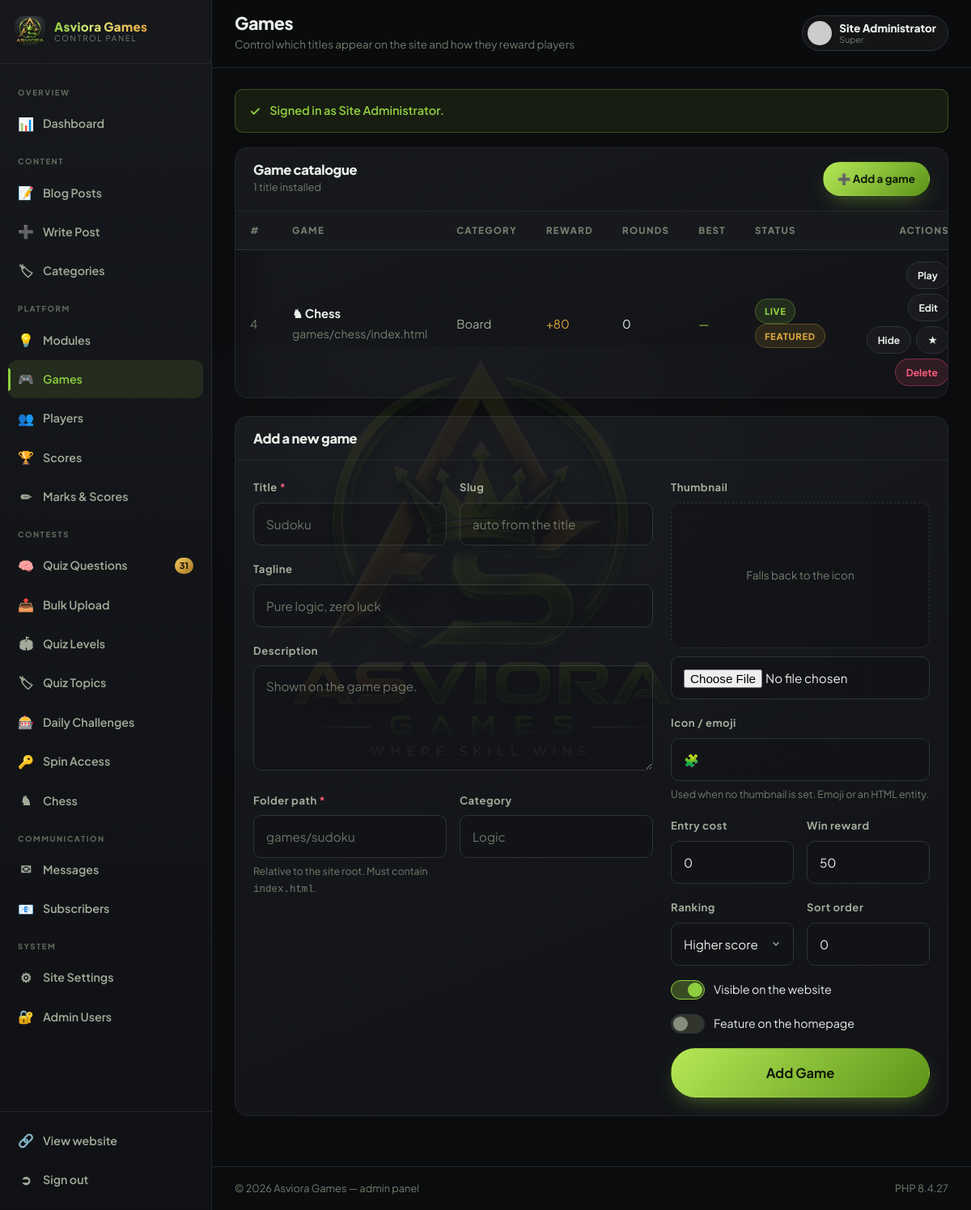
The app's page /admin/games.php (signed in), older data.
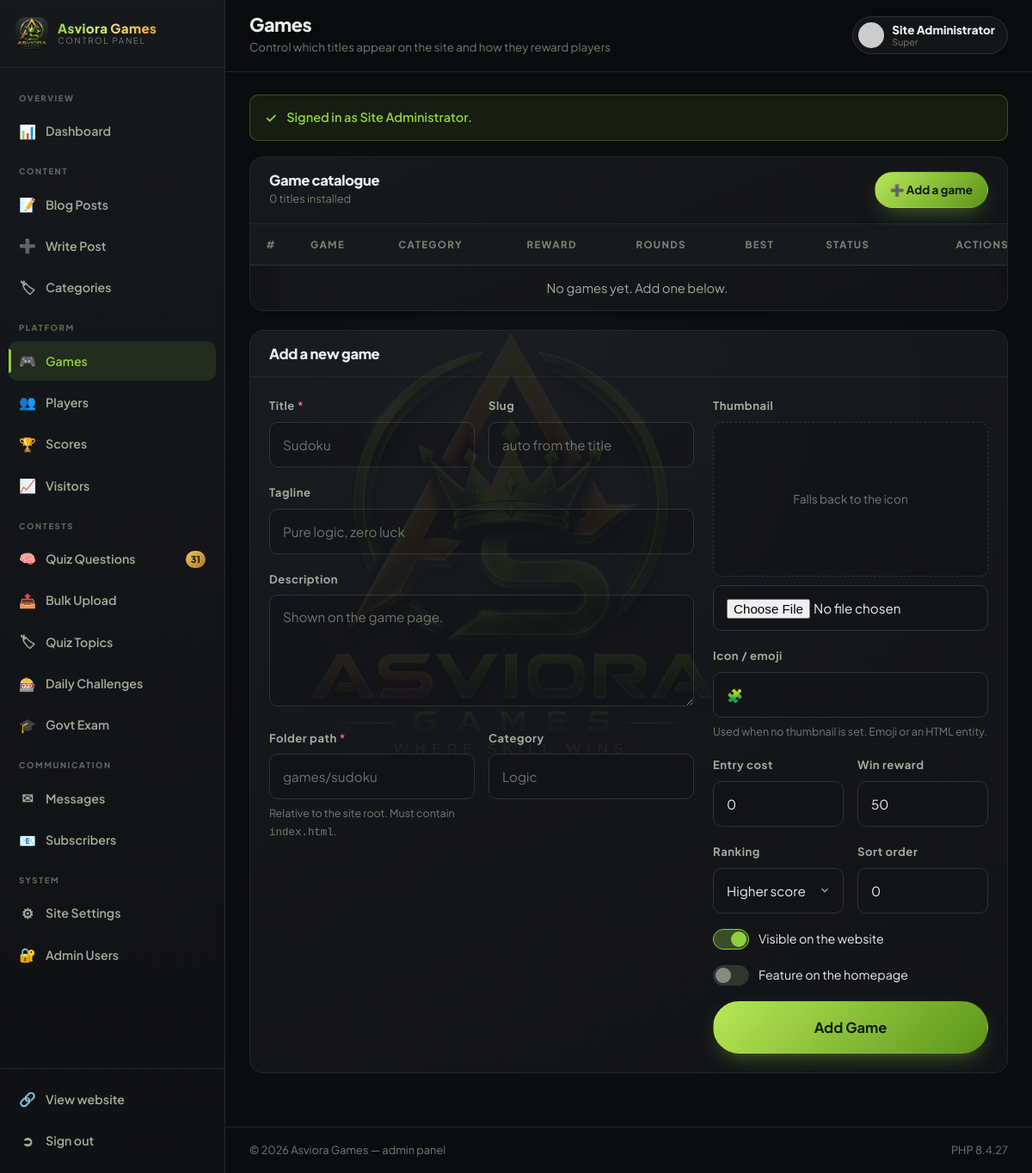
The same page, newer data.
### tables this page shows
CREATE TABLE `games` (
  `id`            INT UNSIGNED NOT NULL AUTO_INCREMENT,
  `slug`          VARCHAR(60)  NOT NULL,
  `title`         VARCHAR(120) NOT NULL,
  `tagline`       VARCHAR(180) DEFAULT NULL,
  `description`   TEXT,
  `category`      VARCHAR(60)  NOT NULL DEFAULT 'Puzzle',
  `path`          VARCHAR(200) NOT NULL COMMENT 'relative folder of the HTML5 game',
  `thumbnail`     VARCHAR(255) DEFAULT NULL,
  `icon`          VARCHAR(20)  DEFAULT NULL COMMENT 'emoji / short glyph',
  `entry_coins`   INT          NOT NULL DEFAULT 0,
  `reward_coins`  INT          NOT NULL DEFAULT 50,
  `score_order`   ENUM('desc','asc') NOT NULL DEFAULT 'desc'
                  COMMENT 'desc = higher is better, asc = lower (time) is better',
  `is_active`     TINYINT(1)   NOT NULL DEFAULT 1,
  `is_featured`   TINYINT(1)   NOT NULL DEFAULT 0,
  `sort_order`    INT          NOT NULL DEFAULT 0,
  `plays`         INT UNSIGNED NOT NULL DEFAULT 0,
  `created_at`    TIMESTAMP    NOT NULL DEFAULT CURRENT_TIMESTAMP,
  PRIMARY KEY (`id`),
  UNIQUE KEY `uq_game_slug` (`slug`),
  KEY `idx_game_active` (`is_active`)
);

### includes/functions.php (called while the page is built, shortened)
<?php
function e(?string $s): string
{
    return htmlspecialchars((string) $s, ENT_QUOTES | ENT_SUBSTITUTE, 'UTF-8');
}
function url(string $path = ''): string
{
    return SITE_URL . '/' . ltrim($path, '/');
}
function asset(string $path): string
{
    $rel  = ltrim($path, '/');
    $full = ROOT_PATH . '/' . $rel;
    $ver  = is_file($full) ? filemtime($full) : null;
    return url($rel) . ($ver ? '?v=' . $ver : '');
}
function num($n): string
{
    return number_format((float) $n);
}
function get(string $key, string $default = ''): string
{
    return trim((string) ($_GET[$key] ?? $default));
}

### includes/db.php (called while the page is built, shortened)
<?php
function db(): PDO
{
    static $pdo = null;
    if ($pdo instanceof PDO) {
        return $pdo;
    }
    $dsn = 'mysql:host=' . DB_HOST . ';dbname=' . DB_NAME . ';charset=' . DB_CHARSET;
    try {
        $pdo = new PDO($dsn, DB_USER, DB_PASS, [
            PDO::ATTR_ERRMODE            => PDO::ERRMODE_EXCEPTION,
            PDO::ATTR_DEFAULT_FETCH_MODE => PDO::FETCH_ASSOC,
            PDO::ATTR_EMULATE_PREPARES   => false,
        ]);
        try {
            $offset = (new DateTime('now', new DateTimeZone(date_default_timezone_get())))
                        ->format('P');
            $pdo->exec("SET time_zone = '" . $offset . "'");
        } catch (Throwable $e) {
        }
    } catch (PDOException $e) {
        http_response_code(500);
        $msg = DEBUG_MODE ? htmlspecialchars($e->getMessage()) : 'Database connection failed.';
        echo '<div style="font:15px/1.6 system-ui,sans-serif;max-width:640px;margin:60px auto;'
           . 'padding:28px;background:#121729;color:#e9eefc;border:1px solid #262f4d;border-radius:14px">'
           . '<h2 style="margin:0 0 12px;color:#8fce3f">Database not reachable</h2>'
           . '<p style="color:#9aa4b2">' . $msg . '</p>'
           . '<p style="color:#9aa4b2">Import <code>config/database.sql</code> and check the '
           . 'credentials in <code>config/config.php</code>.</p></div>';
        exit;
    }
    return $pdo;
}
function q(string $sql, array $params = []): PDOStatement
{
    $st = db()->prepare($sql);
    $st->execute($params);
    return $st;
}
function fetch_one(string $sql, array $params = []): ?array
{
    $row = q($sql, $params)->fetch();
    return $row === false ? null : $row;
}
function fetch_all(string $sql, array $params = []): array
{
    return q($sql, $params)->fetchAll();
}
function fetch_col(string $sql, array $params = [], $default = null)
{
    $v = q($sql, $params)->fetchColumn();
    return $v === false ? $default : $v;
}

### admin/includes/auth.php (called while the page is built, shortened)
<?php
function admin_logged_in(): bool
{
    return !empty($_SESSION['admin_id']);
}
function current_admin(): ?array
{
    static $a = null;
    static $loaded = false;
    if ($loaded) {
        return $a;
    }
    $loaded = true;
    $a = fetch_one('SELECT * FROM admins WHERE id = ? AND is_active = 1',
                   [(int) $_SESSION['admin_id']]);
    return $a;
}
function admin_url(string $path = ''): string
{
    return url('admin/' . ltrim($path, '/'));
}
function require_admin(): array
{
    $a = current_admin();
    return $a;
}
function admin_can_manage(): bool
{
    $a = current_admin();
    return $a && in_array($a['role'], ['super', 'manager'], true);
}
function admin_active(string $file): string
{
    return basename($_SERVER['SCRIPT_NAME'] ?? '') === $file ? ' active' : '';
}

### admin/games.php (the view, shortened to what the rows shown need)
<?php
require_once __DIR__ . '/includes/auth.php';
$A = require_admin();
$admin_title = 'Games';
$editId = (int) get('edit');
$edit   = $editId ? fetch_one('SELECT * FROM games WHERE id = ?', [$editId]) : null;
$games = fetch_all(
    'SELECT g.*, COUNT(s.id) AS rounds, COALESCE(MAX(s.score),0) AS best
     FROM games g LEFT JOIN scores s ON s.game_id = g.id
     GROUP BY g.id ORDER BY g.sort_order, g.id');
require __DIR__ . '/includes/layout.php';
?>
<div class="adm-panel">
  <div class="adm-panel-head">
    <div><h2>Game catalogue</h2><p><?= count($games) ?> title<?= count($games) === 1 ? '' : 's' ?> installed</p></div>
  </div>
  <div class="adm-panel-body flush">
    <div class="table-scroll">
      <table class="tbl" style="min-width:900px">
        <thead>
          <tr><th style="width:52px">#</th><th>Game</th><th>Category</th><th>Reward</th>
              <th>Rounds</th><th>Best</th><th>Status</th><th style="text-align:right">Actions</th></tr>
        </thead>
        <tbody>
          <?php foreach ($games as $g): ?>
            <tr>
              <td class="text-dim"><?= (int) $g['sort_order'] ?></td>
              <td>
                <strong style="display:block"><?= $g['icon'] ?> <?= e($g['title']) ?></strong>
                <span class="text-dim"><?= e($g['path']) ?>/index.html</span>
              </td>
              <td class="text-muted"><?= e($g['category']) ?></td>
              <td class="text-gold">+<?= num($g['reward_coins']) ?></td>
              <td><?= num($g['rounds']) ?></td>
              <td class="text-green"><?= $g['best'] ? num($g['best']) : '&mdash;' ?></td>
              <td>
                <span class="badge <?= $g['is_active'] ? 'badge-green' : 'badge-red' ?>">
                  <?= $g['is_active'] ? 'live' : 'hidden' ?></span>
                <?php if ($g['is_featured']): ?>
                  <span class="badge badge-gold">featured</span>
                <?php endif; ?>
              </td>
              <td>
                <div class="adm-actions">
                  <a href="<?= url('play.php?game=' . urlencode($g['slug'])) ?>" target="_blank"
                     rel="noopener" class="btn btn-ghost btn-xs">Play</a>
                  <a href="<?= admin_url('games.php?edit=' . (int) $g['id']) ?>#gameForm"
                     class="btn btn-ghost btn-xs">Edit</a>
                  <form method="post" style="display:inline">
                    <button class="btn btn-ghost btn-xs" type="submit">
                      <?= $g['is_active'] ? 'Hide' : 'Show' ?></button>
                  </form>
                  <form method="post" style="display:inline">
                    <button class="btn btn-ghost btn-xs" type="submit" title="Toggle featured">&#9733;</button>
                  </form>
                  <form method="post" style="display:inline">
                    <button class="btn btn-danger btn-xs" type="submit"
                      data-confirm="Delete &quot;<?= e($g['title']) ?>&quot;? All <?= (int) $g['rounds'] ?> score record(s) go with it.">
                      Delete</button>
                  </form>
                </div>
              </td>
            </tr>
          <?php endforeach; ?>
        </tbody>
      </table>
    </div>
  </div>
</div>
<div class="adm-panel" id="gameForm">
  <div class="adm-panel-head">
    <h2><?= $edit ? 'Edit: ' . e($edit['title']) : 'Add a new game' ?></h2>
  </div>
</div>
<?php
require __DIR__ . '/includes/layout_end.php';

### admin/includes/layout.php (shortened to what the rows shown need)
<?php
$A    = require_admin();
$unread = (int) fetch_col('SELECT COUNT(*) FROM contact_messages WHERE is_read = 0', [], 0);
$drafts = (int) fetch_col('SELECT COUNT(*) FROM blog_posts WHERE status = "draft"', [], 0);
$menu = [
    ['group' => 'Overview', 'items' => [
        ['index.php',    '&#128202;', 'Dashboard', null],
    ]],
    ['group' => 'Content', 'items' => [
        ['blog.php',       '&#128221;', 'Blog Posts', $drafts ?: null],
        ['blog-edit.php',  '&#10133;',  'Write Post', null],
        ['categories.php', '&#127991;', 'Categories', null],
    ]],
    ['group' => 'Communication', 'items' => [
        ['messages.php',    '&#9993;',  'Messages',    $unread ?: null],
        ['subscribers.php', '&#128231;', 'Subscribers', null],
    ]],
];
if (admin_can_manage()) {
    $platformItems = [];
    if (has_table('modules')) {
        $hidden = (int) fetch_col('SELECT COUNT(*) FROM modules WHERE is_active = 0', [], 0)
                + (int) fetch_col('SELECT COUNT(*) FROM games WHERE is_active = 0', [], 0);
        $platformItems[] = ['modules.php', '&#128161;', 'Modules', $hidden ?: null];
    }
    $platformItems[] = ['games.php',  '&#127918;', 'Games',   null];
    $platformItems[] = ['users.php',  '&#128101;', 'Players', null];
    $platformItems[] = ['scores.php', '&#127942;', 'Scores',  null];
    if (has_table('score_edits')) {
        $platformItems[] = ['marks.php', '&#9999;', 'Marks & Scores', null];
    }
    if (has_table('visits')) {
        $vToday = (int) fetch_col(
            'SELECT COUNT(*) FROM visits WHERE visit_date = CURDATE()', [], 0);
        $platformItems[] = ['visitors.php', '&#128200;', 'Visitors', $vToday ?: null];
    }
    $platform = [['group' => 'Platform', 'items' => $platformItems]];
    $contest = [];
    if (has_table('quiz_questions')) {
        $liveQ = (int) fetch_col(
            'SELECT COUNT(*) FROM quiz_questions WHERE is_active = 1', [], 0);
        $contest[] = ['quiz.php',            '&#129504;', 'Quiz Questions', $liveQ ?: null];
        $contest[] = ['quiz-import.php',     '&#128228;', 'Bulk Upload',    null];
        if (has_table('quiz_level_config')) {
            $contest[] = ['quiz-levels.php', '&#127967;', 'Quiz Levels',    null];
        }
        $contest[] = ['quiz-categories.php', '&#127991;', 'Quiz Topics',    null];
    }
    if (has_table('spin_results')) {
        $contest[] = ['spin.php', '&#127920;', 'Daily Challenges', null];
        if (has_table('spin_access')) {
            $contest[] = ['spin-access.php', '&#128273;', 'Spin Access', null];
        }
    }
    if (has_table('exam_notify')) {
        $waiting = (int) fetch_col('SELECT COUNT(*) FROM exam_notify', [], 0);
        $contest[] = ['govt-exam.php', '&#127891;', 'Govt Exam', $waiting ?: null];
    }
    if (has_table('chess_games')) {
        $liveM = (int) fetch_col(
            'SELECT COUNT(*) FROM chess_games WHERE status IN ("waiting","active")', [], 0);
        $contest[] = ['chess.php', '&#9822;', 'Chess', $liveM ?: null];
    }
    if ($contest) {
        $platform[] = ['group' => 'Contests', 'items' => $contest];
    }
    array_splice($menu, 2, 0, $platform);
    $system = [['settings.php', '&#9881;', 'Site Settings', null]];
    if ($A['role'] === 'super') {
        $system[] = ['admins.php', '&#128272;', 'Admin Users', null];
    }
    $menu[] = ['group' => 'System', 'items' => $system];
}
?>
<!DOCTYPE html>
<html lang="en">
<head>
<link rel="stylesheet" href="<?= asset('assets/css/style.css') ?>">
<link rel="stylesheet" href="<?= asset('assets/css/admin.css') ?>">
</head>
<body class="admin-body">
<aside class="adm-sidebar" id="admSidebar">
  <nav class="adm-nav">
    <?php foreach ($menu as $section): ?>
      <div class="adm-group"><?= e($section['group']) ?></div>
      <?php foreach ($section['items'] as $it): ?>
        <a href="<?= admin_url($it[0]) ?>" class="adm-link<?= admin_active($it[0]) ?>">
          <span class="ico"><?= $it[1] ?></span>
          <span class="lbl"><?= e($it[2]) ?></span>
          <?php if ($it[3]): ?><span class="pill"><?= (int) $it[3] ?></span><?php endif; ?>
        </a>
      <?php endforeach; ?>
    <?php endforeach; ?>
  </nav>
</aside>
<div class="adm-main">
  <header class="adm-top">
    <div>
      <h1><?= e($admin_title ?? 'Dashboard') ?></h1>
    </div>
    <div class="adm-top-right">
      <div class="adm-me">
        <span>
          <strong><?= e($A['name']) ?></strong>
          <em><?= e(ucfirst($A['role'])) ?></em>
        </span>
      </div>
    </div>
  </header>
  <div class="adm-content">

Row changes from the older to the newer data that the page shows:
removed games: icon "♞", title "Chess", sort_order "4", path "games/chess", category "Board", reward_coins "80", rounds "0", is_active "LIVE", is_featured "FEATURED"
Text that changed along with them:
count($games): "1" → "0"
list line gone: "💡 Modules ✏ Marks & Scores"
new list line: "📈 Visitors"
list line gone: "🏟 Quiz Levels 🔑 Spin Access"
new list line: "🎓 Govt Exam"
text now shown: "s No games yet. Add one below."
